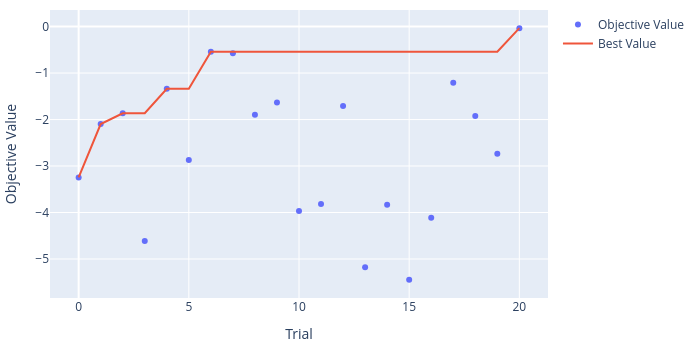
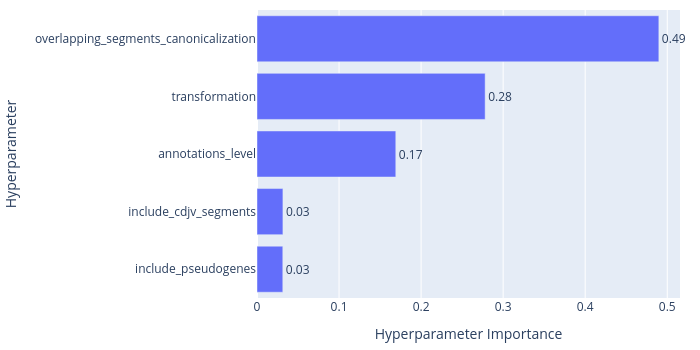

The notebook cell saved with these charts, in order:
### Code cell
from optuna.visualization import (
    plot_optimization_history,
    plot_param_importances,
)
import optuna

study = optuna.load_study(study_name="hpo", storage="sqlite:///../../outputs/hpo/fixed_hpo/optuna.db")
opt_history = plot_optimization_history(study)
opt_history.update_layout(
    title=None,                # quita el título
    width=700,                 # ancho en px
    height=350,                # alto en px (aspect ratio 2:1)
    margin=dict(l=50, r=20, t=10, b=40),   # márgenes chicos, sin el espacio del título
    font=dict(size=12),
)
opt_history.show()

param_importances = plot_param_importances(study)
param_importances.update_layout(
    title=None,                # quita el título
    width=700,                 # ancho en px
    height=350,                # alto en px (aspect ratio 2:1)
    margin=dict(l=50, r=20, t=10, b=40),   # márgenes chicos, sin el espacio del título
    font=dict(size=12),
)
param_importances.show()

print(study.best_params)
opt_history.write_image("./opt_history.png", scale=5)
param_importances.write_image("./param_importances.png", scale=5)

### Figure 1 — Plotly figure (JSON) as saved in the notebook; plotly's stock layout.template omitted (floating-point values rounded to 4 significant figures)
{"data": [{"mode": "markers", "name": "Objective Value", "type": "scatter", "x": [0, 1, 2, 3, 4, 5, 6, 7, 8, 9, 10, 11, 12, 13, 14, 15, 16, 17, 18, 19, 20], "y": [-3.245, -2.097, -1.864, -4.612, -1.339, -2.868, -0.5411, -0.5753, -1.895, -1.632, -3.969, -3.818, -1.711, -5.178, -3.832, -5.449, -4.115, -1.21, -1.922, -2.736, -0.03344]}, {"mode": "lines", "name": "Best Value", "type": "scatter", "x": [0, 1, 2, 3, 4, 5, 6, 7, 8, 9, 10, 11, 12, 13, 14, 15, 16, 17, 18, 19, 20], "y": [-3.245, -2.097, -1.864, -1.864, -1.339, -1.339, -0.5411, -0.5411, -0.5411, -0.5411, -0.5411, -0.5411, -0.5411, -0.5411, -0.5411, -0.5411, -0.5411, -0.5411, -0.5411, -0.5411, -0.03344]}, {"marker": {"color": "#cccccc"}, "mode": "markers", "name": "Infeasible Trial", "showlegend": false, "type": "scatter", "x": [], "y": []}], "layout": {"font": {"size": 12}, "height": 350, "margin": {"b": 40, "l": 50, "r": 20, "t": 10}, "title": {}, "width": 700, "xaxis": {"title": {"text": "Trial"}}, "yaxis": {"title": {"text": "Objective Value"}}}}

### Figure 2 — Plotly figure (JSON) as saved in the notebook; plotly's stock layout.template omitted (floating-point values rounded to 4 significant figures)
{"data": [{"cliponaxis": false, "hovertemplate": ["include_pseudogenes (CategoricalDistribution): 0.031446984081981745<extra></extra>", "include_cdjv_segments (CategoricalDistribution): 0.03158452583028681<extra></extra>", "annotations_level (CategoricalDistribution): 0.169147509587855<extra></extra>", "transformation (CategoricalDistribution): 0.2780635643396656<extra></extra>", "overlapping_segments_canonicalization (CategoricalDistribution): 0.48975741616021073<extra></extra>"], "name": "Objective Value", "orientation": "h", "text": ["0.03", "0.03", "0.17", "0.28", "0.49"], "textposition": "outside", "type": "bar", "x": [0.03145, 0.03158, 0.1691, 0.2781, 0.4898], "y": ["include_pseudogenes", "include_cdjv_segments", "annotations_level", "transformation", "overlapping_segments_canonicalization"]}], "layout": {"font": {"size": 12}, "height": 350, "margin": {"b": 40, "l": 50, "r": 20, "t": 10}, "title": {}, "width": 700, "xaxis": {"title": {"text": "Hyperparameter Importance"}}, "yaxis": {"title": {"text": "Hyperparameter"}}}}
